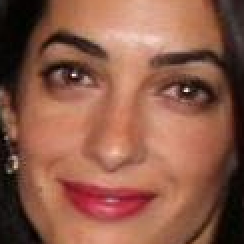
#> input picture model training/data/crop/female_crop/female_1257.png, 122 x 122 px (shown 2 times larger); its folder holds only this picture in this run
$ jupyter execute --allow-errors 'Structuring Data.ipynb'   (shell and % lines are left out)
#> lines starting #> are read from the running program, lines starting #| are printed output that depends on the picture
[cell 1]
import numpy as np
import pandas as pd
import matplotlib.pyplot as plt
import cv2
from PIL import Image
from glob import glob
import pickle

[cell 2]
female = glob('./data/crop/female_crop/*.png')
male = glob('./data/crop/male_crop/*.png')

[cell 3]
path = female + male

[cell 4]
def getSize(path):
#> called with path = './data/crop/female_crop/female_1257.png'
    img = Image.open(path)
#> img is the input picture: PIL image 122x122 RGB; mean R, G, B 141.5, 91.3, 72.9
    return img.size[0]

[cell 5]
df = pd.DataFrame(data=path,columns=['path'])
df.head() # display top 5 rows

[cell 6]
df['size'] = df['path'].apply(getSize)
df.head()

[cell 7]
df.tail()

# EDA

[cell 8]
df.describe()

#> (a cell that did not finish here is left out)

[cell 10]
plt.hist(df['size'],bins=30)
plt.show()
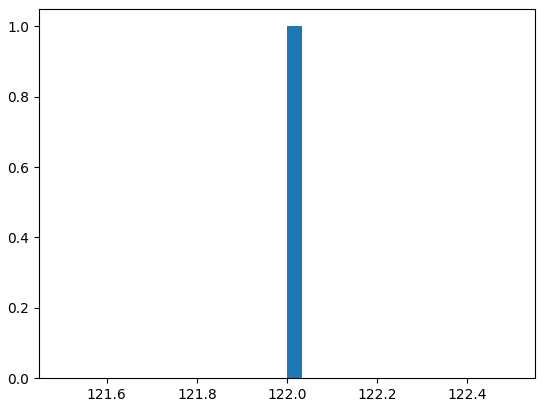
#> figure drawn by matplotlib, 1 panel; tallest bar 1 high, from x = 122 to 122

### Resize all the image in 100 x 100 form and remove image with size less or equal 54

[cell 11]
df_new = df[df['size'] > 60]

[cell 12]
df_new

[cell 13]
string = df_new['path'][0]
def gender(string):
    try:
        return string.split('_')[0].split('/')[-1]
    except:
        return None

[cell 14]
df['gender'] = df['path'].apply(gender)

[cell 15]
print(df['gender'].value_counts(normalize=True))
df['gender'].value_counts(normalize=True).plot(kind='bar')
plt.show()
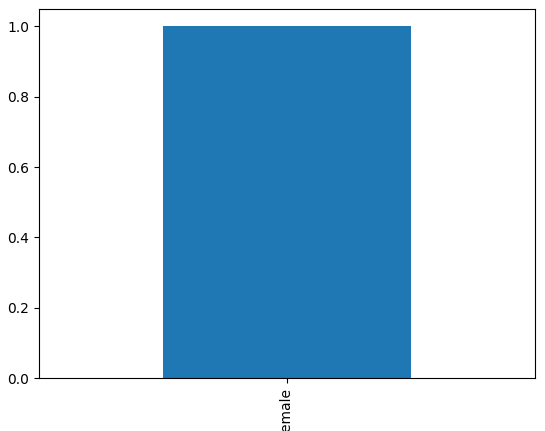
#> figure drawn by matplotlib, 1 panel

## Resize image

[cell 16]
def resize_img(path_to_resize):
#> called with path_to_resize = './data/crop/female_crop/female_1257.png'
    try:
        img = cv2.imread(path_to_resize)
#> img: shape (122, 122, 3)
        gray = cv2.cvtColor(img,cv2.COLOR_BGR2GRAY)
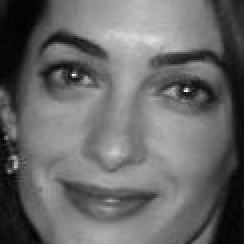
#> gray: shape (122, 122) (shown 2 times larger); min 1, max 238, mean 104.2
        size = gray.shape[0]
#> size = 122
        if size >= 100:
            gray_re = cv2.resize(gray,(100,100),cv2.INTER_AREA) # Shrink
        else: #
            gray_re = cv2.resize(gray,(100,100),cv2.INTER_CUBIC) # Enlarge
        return gray_re.flatten()
    except:
        return None

[cell 17]
len(resize_img(path[0]))

[cell 18]
df_new['gender'] = df_new['path'].apply(gender)
df_new.head()

[cell 19]
df_new['structure_data'] = df_new['path'].apply(resize_img)

[cell 20]
df1 = df_new['structure_data'].apply(pd.Series)

[cell 21]
df2 = pd.concat((df_new['gender'],df1),axis=1)

[cell 22]
df2.head()

[cell 23]
plt.imshow(df2.loc[0][1:].values.reshape(100,100).astype('int'),cmap='gray')
plt.title("Label: "+df2.loc[0]['gender'])
plt.show()
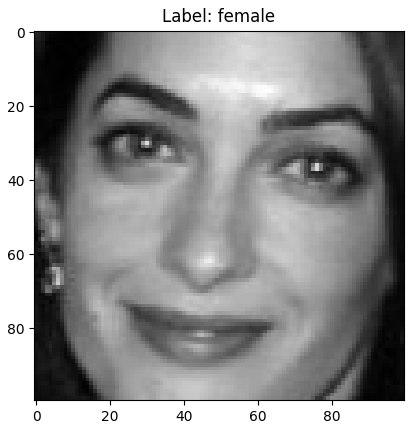
#> figure drawn by matplotlib, 1 panel

$ run again, on model training/data/crop/female_crop/female_5174.png
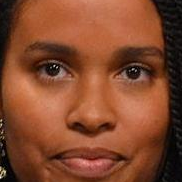
#> input picture model training/data/crop/female_crop/female_5174.png, 182 x 182 px
#> in getSize, img is the input picture: PIL image 182x182 RGB; mean R, G, B 131.1, 72.3, 45.7
#> img: shape (182, 182, 3)
#> in resize_img, `gray = cv2.cvtColor(img,cv2.COLOR_BGR2GRAY)`:
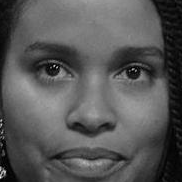
#> gray: shape (182, 182); min 0, max 247, mean 86.9
#> `plt.show()`:
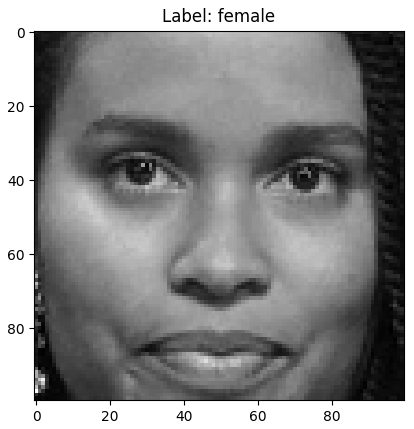
#> figure drawn by matplotlib, 1 panel

$ run again, on model training/data/crop/female_crop/female_5178.png
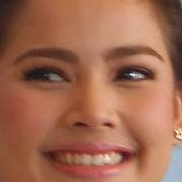
#> input picture model training/data/crop/female_crop/female_5178.png, 182 x 182 px
#> in getSize, img is the input picture: PIL image 182x182 RGB; mean R, G, B 160.3, 105, 81.3
#> img: shape (182, 182, 3)
#> in resize_img, `gray = cv2.cvtColor(img,cv2.COLOR_BGR2GRAY)`:
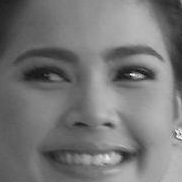
#> gray: shape (182, 182); min 12, max 246, mean 118.8
#> `plt.show()`:
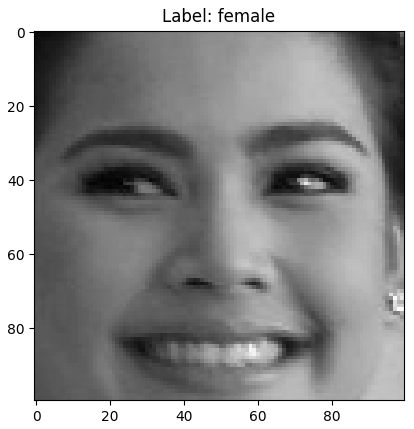
#> figure drawn by matplotlib, 1 panel

$ run again, on model training/data/crop/female_crop/female_6238.png
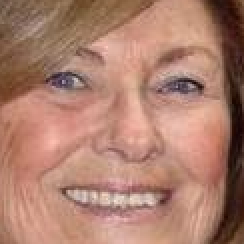
#> input picture model training/data/crop/female_crop/female_6238.png, 122 x 122 px (shown 2 times larger)
#> in getSize, img is the input picture: PIL image 122x122 RGB; mean R, G, B 173.2, 127, 109.8
#> img: shape (122, 122, 3)
#> in resize_img, `gray = cv2.cvtColor(img,cv2.COLOR_BGR2GRAY)`:
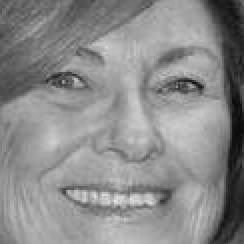
#> gray: shape (122, 122) (shown 2 times larger); min 9, max 231, mean 138.9
#> `plt.show()`:
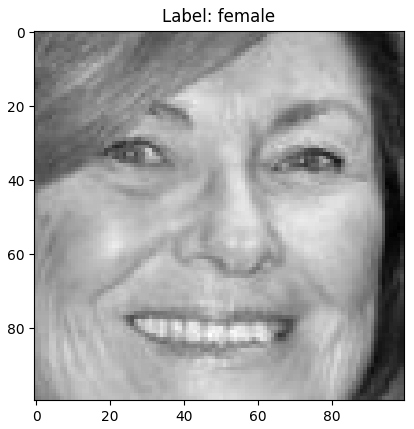
#> figure drawn by matplotlib, 1 panel

$ run again, on model training/data/crop/female_crop/female_2426.png
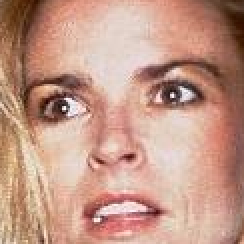
#> input picture model training/data/crop/female_crop/female_2426.png, 122 x 122 px (shown 2 times larger)
#> in getSize, img is the input picture: PIL image 122x122 RGB; mean R, G, B 195.4, 151.8, 134.6
#> img: shape (122, 122, 3)
#> `plt.show()`:
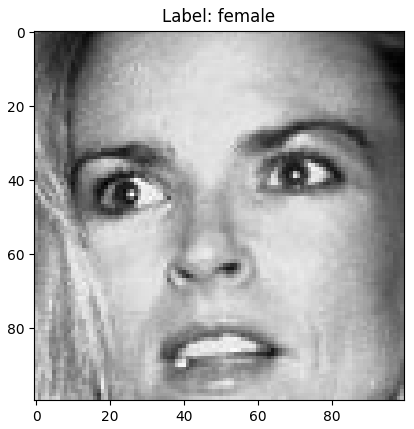
#> figure drawn by matplotlib, 1 panel
